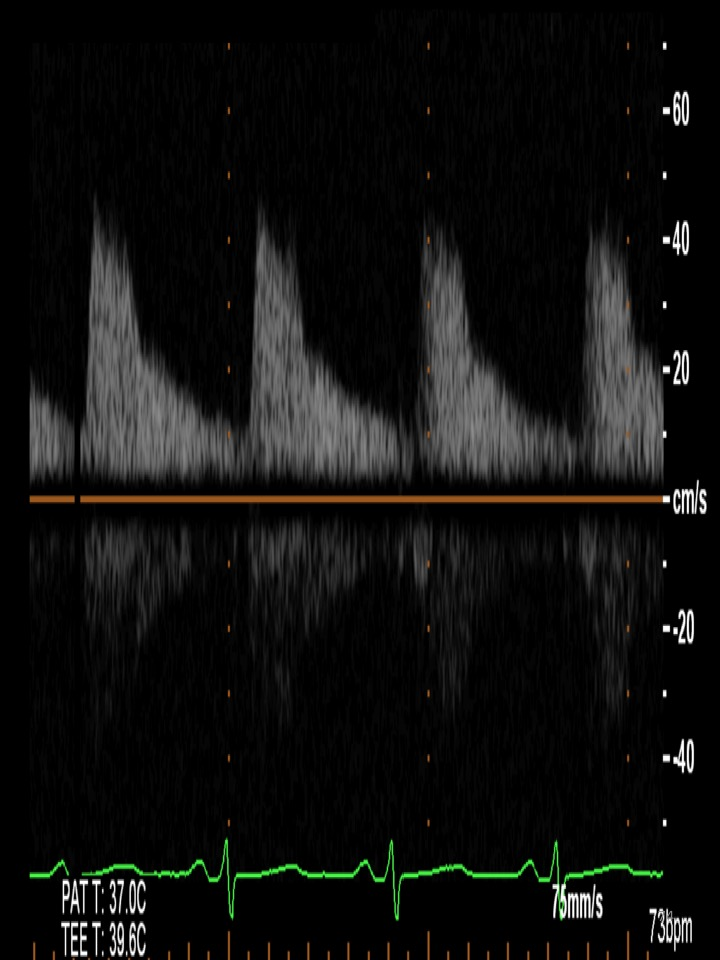
#> input picture RRITagger/images/01_original.jpg, 720 x 960 px
$ python main.py   (older library calls are emulated)
#> lines starting #> are read from the running program, lines starting #| are printed output that depends on the picture; after the words box and inside, x2 and y2 are one past the last pixel; in counts of white or black regions, pixels touching at a corner belong together
### RRITagger/RRITagger.py
import cv2
import numpy as np
from matplotlib import pyplot as plt
from analytic_wfm import peakdetect

class RRITagger:

    def __init__(self):
        self.name = "test"

    def tag_image(self, name):
#> called with name = 'images/01_original.jpg'
        image = cv2.imread(name, 0)
#> image: shape (960, 720); min 0, max 255, mean 15.8
        baseline = self.find_baseline(image)
#> in find_baseline, `edges = cv2.Canny(image, 50, 150, apertureSize=3)`:
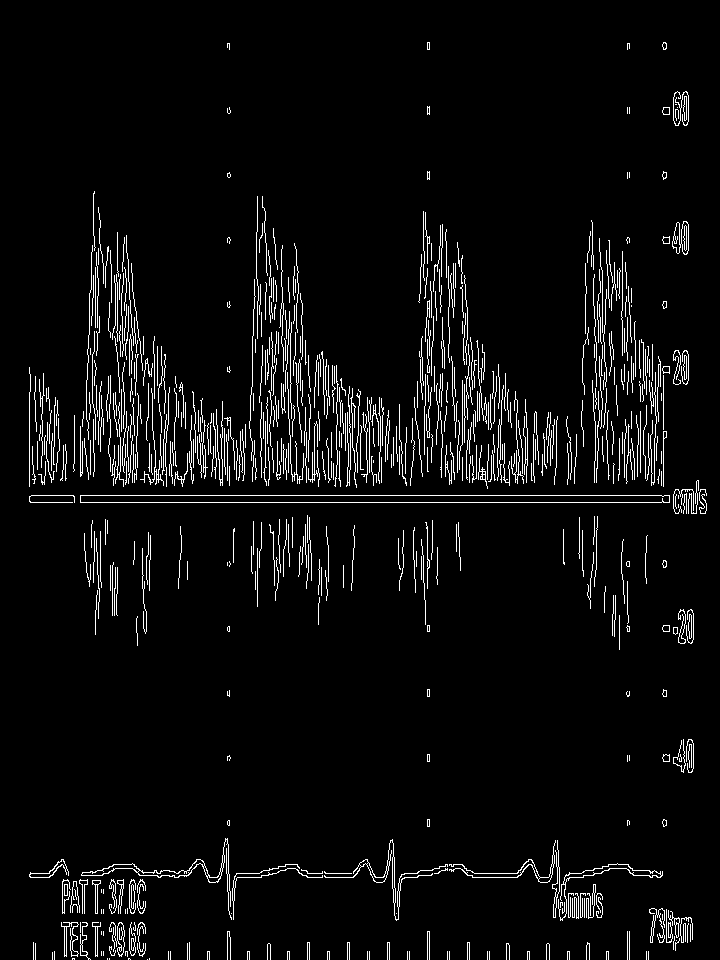
#> edges: shape (960, 720); 4.7% white in thin lines or dots
#> in find_baseline, `lines = cv2.HoughLines(edges, 1, np.pi / 180, 200)`: lines = [[495, 1.57], [502, 1.57], [427, 0], [873, 1.57], [877, 1.57]]
#> the loop in find_baseline, `for rho, theta in lines[0]:` made 1 pass
#> (rho, theta, a, b, x0, y0, x1, y1) on pass 1: (495, 1.57, -4.37e-08, 1, -2.16e-05, 495, -1000, 494)
#> baseline = 494
        processed_image = self.pre_process(image)
        contours = self.find_contours(processed_image)
        filtered_contours = self.filter_contours(processed_image,
                                                 contours, baseline)
        peaks = self.find_peaks(filtered_contours)

        # Generate Plot
        x_coords = np.append(filtered_contours[:, 0], peaks[:, 0])
        y_coords = np.append(filtered_contours[:, 1], peaks[:, 1])

        marker_style = (["."] * len(filtered_contours)) + \
                       (["+"] * (len(x_coords) - len(filtered_contours)))

        marker_size = ([30] * len(filtered_contours)) + \
                      ([150] * (len(x_coords) - len(filtered_contours)))

        marker_color = (["b"] * len(filtered_contours)) + \
                       (["r"] * (len(x_coords) - len(filtered_contours)))

        marker_width = ([0.5] * len(filtered_contours)) + \
                       ([4] * (len(x_coords) - len(filtered_contours)))

        marker_alpha = ([0.75] * len(filtered_contours)) + \
                       ([1] * (len(x_coords) - len(filtered_contours)))

        plt.imshow(image, cmap="gray")
        for _m, c, _x, _y, _z, _l, _a in zip(marker_style, marker_color,
                                             x_coords, y_coords,
                                             marker_size, marker_width,
                                             marker_alpha):
            plt.scatter(_x, _y, marker=_m, c=c, s=_z,
                        linewidths=_l, alpha=_a)

        plt.axhline(y=baseline, color='r', linestyle='-')
        plt.xticks([]), plt.yticks([])

        plt.show()

    def pre_process(self, image):
        """
        Pre-process grayscale image using the following steps:
        (1) Filter with a 5x5 gaussian kernal.
        (2) Apply Otsu thresholding.

        Parameters
        ----------
        image : np.array()
            Object returned from call to cv2.imread().

        Returns
        -------
        thresh_image : np.array(), values are 0 or 255
            Processed image.
        """

        blur_image = cv2.GaussianBlur(image, (5, 5), 0)
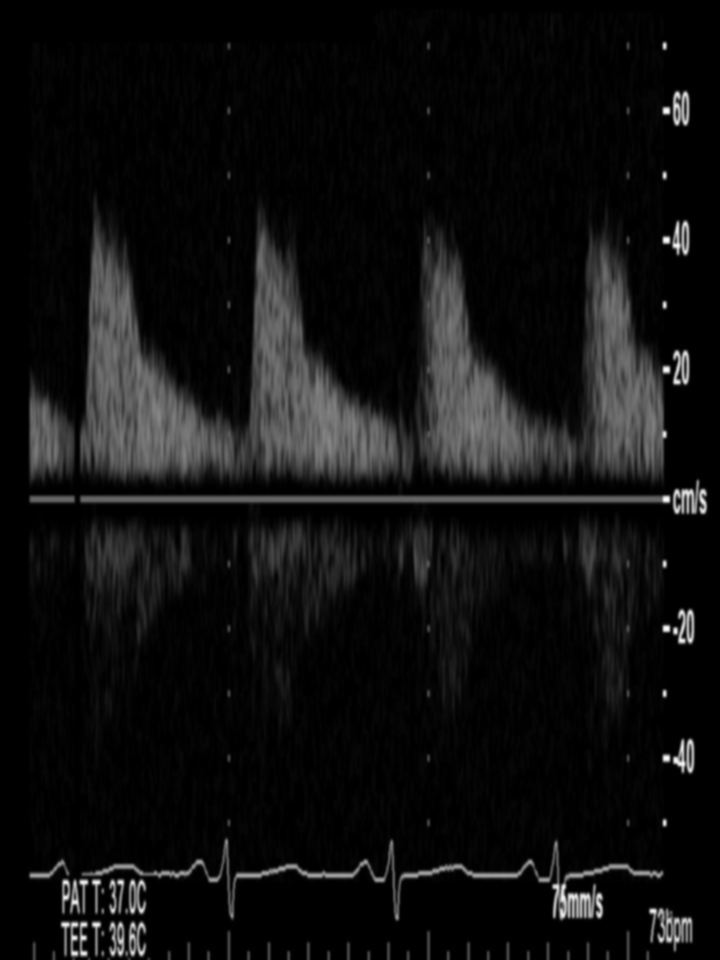
#> blur_image: shape (960, 720); min 0, max 253, mean 15.8
        ret, thresh_image = cv2.threshold(blur_image, 0, 255,
                                     cv2.THRESH_BINARY + cv2.THRESH_OTSU)
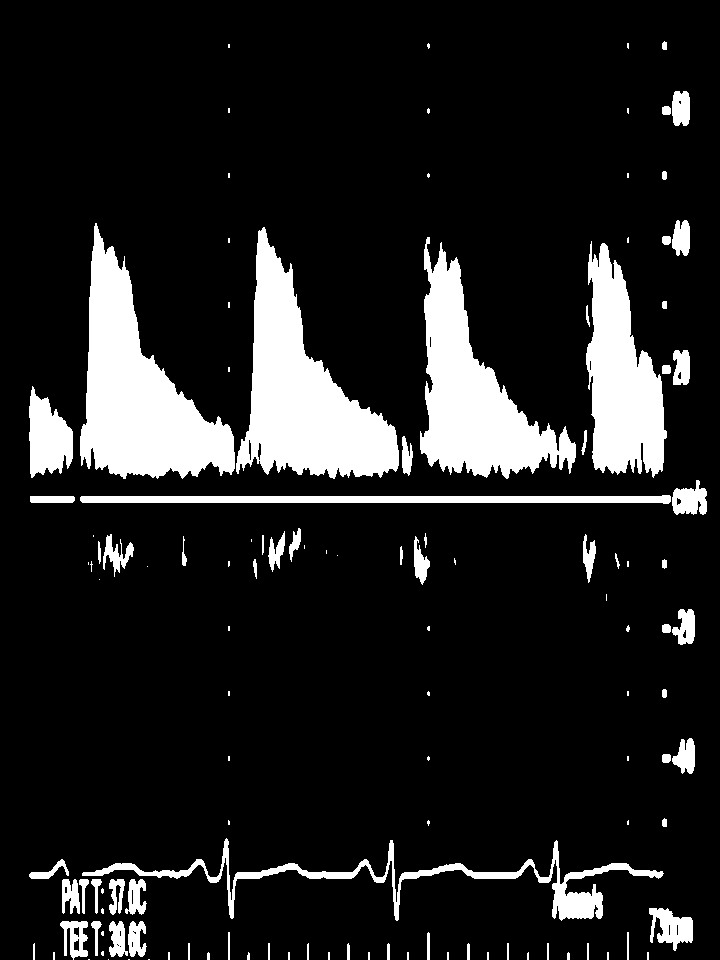
#> thresh_image: shape (960, 720); 12.9% white; 124 white regions (57 under 20 px)
#> ret = 47

        return thresh_image

    def find_baseline(self, image):
        """
        Identify baseline of the grayscale image using the following steps:
        (1) Utilize Canny edge detection
        (2) Employ the Hough Lines algorithm

        Parameters
        ----------
        image : np.array(), values are 0 or 255
            Processed image.

        Returns
        -------
        baseline : float
            Y-coordinate of identified baseline.
        """
        edges = cv2.Canny(image, 50, 150, apertureSize=3)
        lines = cv2.HoughLines(edges, 1, np.pi / 180, 200)
        for rho, theta in lines[0]:
            a = np.cos(theta)
            b = np.sin(theta)
            x0 = a * rho
            y0 = b * rho
            x1 = int(x0 + 1000 * (-b))
            y1 = int(y0 + 1000 * (a))
            x2 = int(x0 - 1000 * (-b))
            y2 = int(y0 - 1000 * (a))

        return int((y1 + y2) / 2)

    def find_contours(self, image):
        """
        Identify contours of pre-processed image.

        Parameters
        ----------
        image : np.array(), values are 0 or 255
            Processed image.

        Returns
        -------
        contours : list of arrays
            A list of all contours, stored as n x 2 arrays (x-coord, y-coord)
        """
        im2, contours, hierarchy = cv2.findContours(image, cv2.RETR_TREE,
                                                    cv2.CHAIN_APPROX_SIMPLE)
#> contours = 145 contours, 80 with area under 20; largest, box (x1, y1, x2, y2) and area: (236, 227, 399, 479) 17896, (80, 223, 235, 479) 17865, (420, 237, 576, 479) 14847, (586, 241, 667, 478) 11332, (82, 838, 664, 921) 4954

        return contours

    def filter_contours(self, processed_image, contours, baseline):
        """
        Filter identified contours using the following steps:
        (1) Identify the location of prominent waves (above vs. below baseline).
        (2) Remove contours on opposite side of baseline + buffer to avoid
        identification of the bottom of waves.
        (3) Remove contours with length < a certain value to reduce noise.
        (4) Remove contours associated with EKG strip at bottom of image.

        Parameters
        ----------
        processed_image : np_array()
            Pre-processed image (gaussian filter + thresholding)

        contours : list
            List of arrays containing coordinates for each contour.

        baseline : float
            Mean y-coordinate of baseline identified by self.find_baseline()

        Returns
        -------
        filtered_contours : np.array
            Array of all filtered contours (x-coord, y-coord)
        """
#> called with baseline = 494

        long = [elem for elem in contours if len(elem) > 100]
#> long = 6 contours; box (x1, y1, x2, y2) and area: (236, 227, 399, 479) 17896, (80, 223, 235, 479) 17865, (420, 237, 576, 479) 14847, (586, 241, 667, 478) 11332, (82, 838, 664, 921) 4954, (29, 386, 73, 478) 2550
        long = np.squeeze(
            np.vstack(long)
        )
#> long = 2333 pairs, first value 29 to 666, second value 223 to 920

        long_contours_x = long[:, 0]
#> long_contours_x = 2333 values, max 666 at index 940, min 29 at index 663, mean 374.5
        long_contours_y = long[:, 1]
#> long_contours_y = 2333 values, max 920 at index 238, min 223 at index 1972, mean 534.2

        long_contours = np.column_stack((long_contours_x,
                                         long_contours_y))
#> long_contours has the same summary as long

        image_above_bl = processed_image[0:baseline, :]
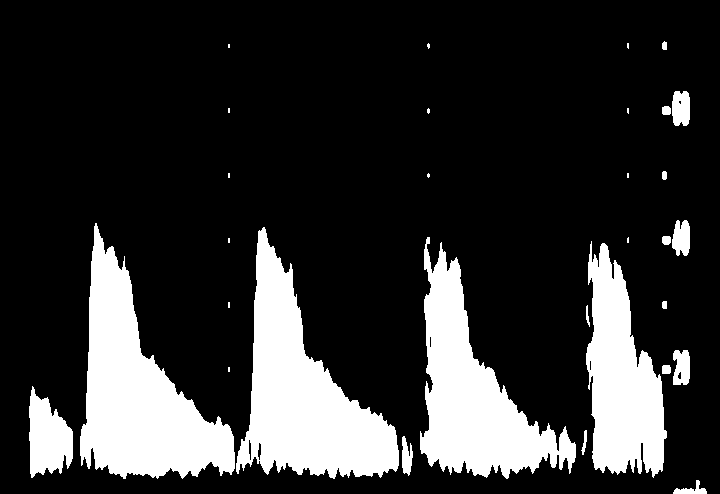
#> image_above_bl: shape (494, 720); 19.4% white; 31 white regions (13 under 20 px), largest, box (x1, y1, x2, y2) and area: (80, 223, 235, 479) 18293, (236, 227, 399, 479) 18274, (420, 237, 576, 479) 15367
        image_below_bl = processed_image[baseline:960, :]
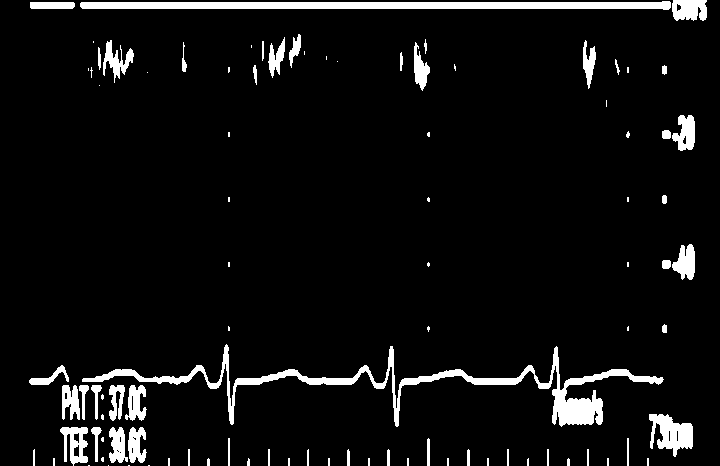
#> image_below_bl: shape (466, 720); 6.1% white; 94 white regions (44 under 20 px), largest, box (x1, y1, x2, y2) and area: (82, 344, 664, 427) 5950, (80, 1, 671, 10) 4146, (649, 414, 693, 457) 1115

        if np.mean(image_above_bl) > np.mean(image_below_bl):
            filtered_contours = \
                long_contours[long_contours[:, 1] < baseline - 60]
#> filtered_contours = 898 pairs, first value 29 to 666, second value 223 to 433
        else:
            filtered_contours = \
                long_contours[long_contours[:, 1] > baseline + 60]
            filtered_contours = \
                filtered_contours[filtered_contours[:, 1] < 750]

        return filtered_contours

    def find_peaks(self, contours, lookahead=50, delta=50):
        """
        Identify peaks and troughs based on filtered contours.

        Parameters
        ----------
        contours : np.array()
            Filtered contours (x-coord, y-coord)

        lookahead : default=50
            Distance to look ahead when assessing the validity of a peak/trough

        delta : default=50
            Minimum difference between peak/trough and points following it to
            qualify as a peak/trough.

        Returns
        -------
        peaks : np.array()
            Array containing coordinates (x-coord, y-coord) of identified
            peaks/troughs
        """

        maxpeaks, minpeaks = peakdetect(y_axis=contours[:, 1],
                                        x_axis=contours[:, 0],
                                        lookahead=lookahead,
                                        delta=delta)
        maxpeaks = np.vstack(maxpeaks)
        minpeaks = np.vstack(minpeaks)

        peaks = np.vstack((maxpeaks, minpeaks))

        return peaks

### RRITagger/main.py
from RRITagger import *

tagger = RRITagger()

tagger.tag_image("images/01_original.jpg")
#> (the call stopped at in find_peaks, `maxpeaks, minpeaks = peakdetect(y_axis=contours[:, 1], x_axis=contours..`: analytic_wfm is not available in this run)
